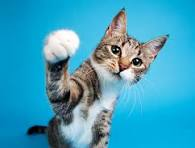
#> input picture assets/images/cat.jpeg, 195 x 148 px
$ python 15-color-histogram.py
#> lines starting #> are read from the running program, lines starting #| are printed output that depends on the picture; after the words box and inside, x2 and y2 are one past the last pixel; in counts of white or black regions, pixels touching at a corner belong together
import cv2 as cv
import matplotlib.pyplot as plt
import numpy as np

img = cv.imread("assets/images/cat.jpeg")
#> img is the input picture: shape (148, 195, 3); mean B, G, R 190.6, 160.7, 62.9
cv.imshow("Cats",img)

blank = np.zeros(img.shape[:2], dtype="uint8")

cv.imshow("original", img)

mask = cv.circle(blank, (img.shape[1]//2, img.shape[0]//2), 40, 255, -1)
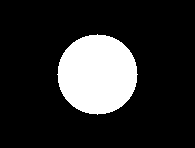
#> blank: shape (148, 195); 17.4% white; 1 white region, box (x1, y1, x2, y2) and area: (57, 34, 138, 115) 5025
masked = cv.bitwise_and(img, img, mask=mask)
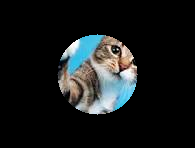
#> masked: shape (148, 195, 3); mean B, G, R 26.3, 25.9, 23.1
cv.imshow("masked", masked)

plt.figure()
plt.title("Color histogram")
plt.xlabel("Bins")
plt.ylabel("# of pixels")


colors = ('b','g','r')
for i ,col in enumerate(colors):
    hist = cv.calcHist([img], [i] , mask,[256],[0,256])
    plt.plot(hist, color=col)
    plt.xlim([0,256])

plt.show()
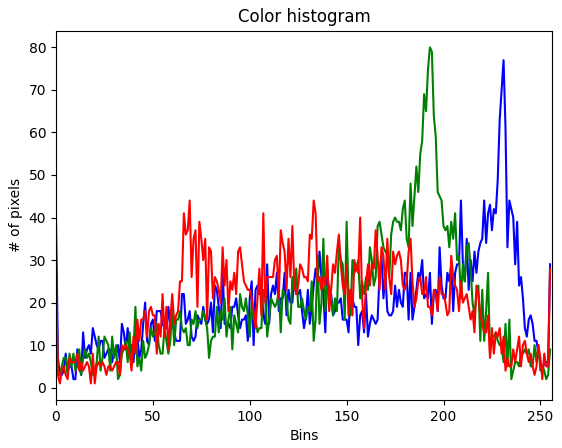
#> figure drawn by matplotlib, 1 panel; curve peaks at x = 231, y = 77; curve peaks at x = 193, y = 80; curve peaks at x = 69, y = 44

cv.waitKey(0)

$ run again, with assets/images/mountain.jpeg copied over assets/images/cat.jpeg
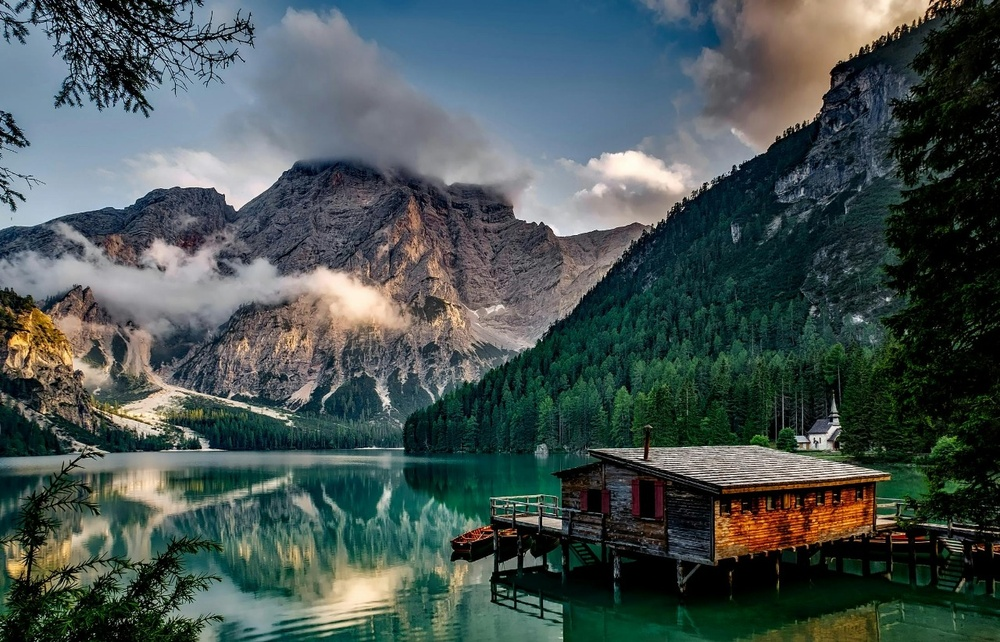
#> input picture assets/images/mountain.jpeg, 1000 x 642 px, shrunk from 1280 x 822 before the run
#> img is the input picture: shape (642, 1000, 3); mean B, G, R 82.4, 83.9, 71.3
#> `mask = cv.circle(blank, (img.shape[1]//2, img.shape[0]//2), 40, 255, -1)`:
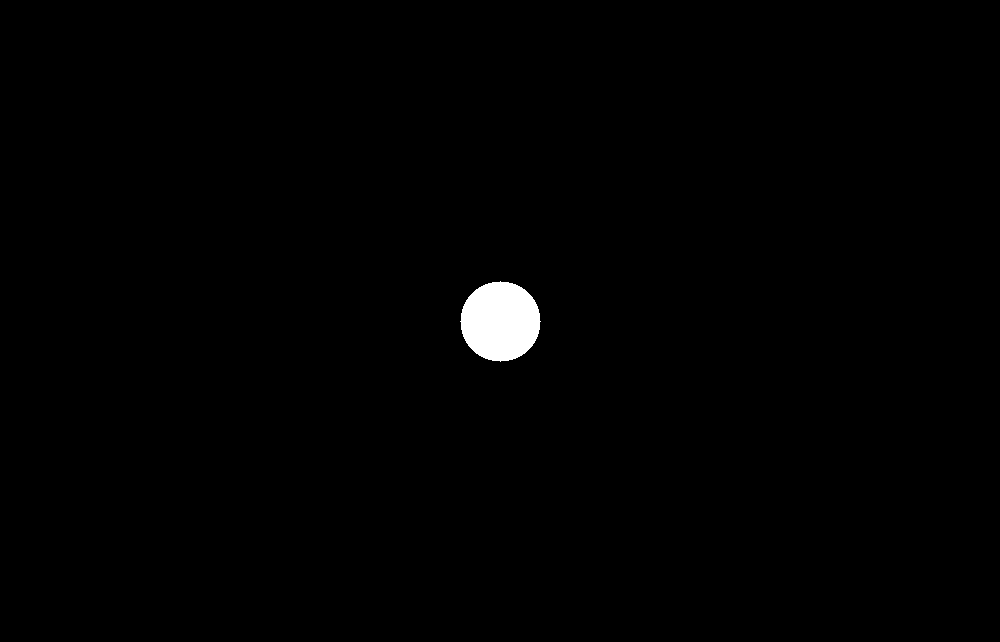
#> blank: shape (642, 1000); 0.78% white; 1 white region, box (x1, y1, x2, y2) and area: (460, 281, 541, 362) 5025
#> `plt.show()`:
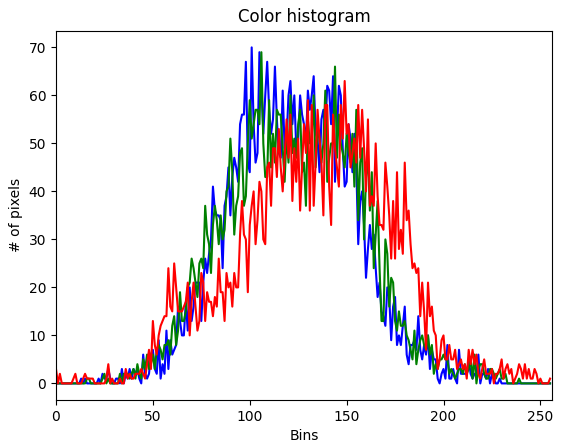
#> figure drawn by matplotlib, 1 panel; curve peaks at x = 101, y = 70; curve peaks at x = 106, y = 69; curve peaks at x = 149, y = 63

$ run again, with assets/images/mountain.jpg copied over assets/images/cat.jpeg
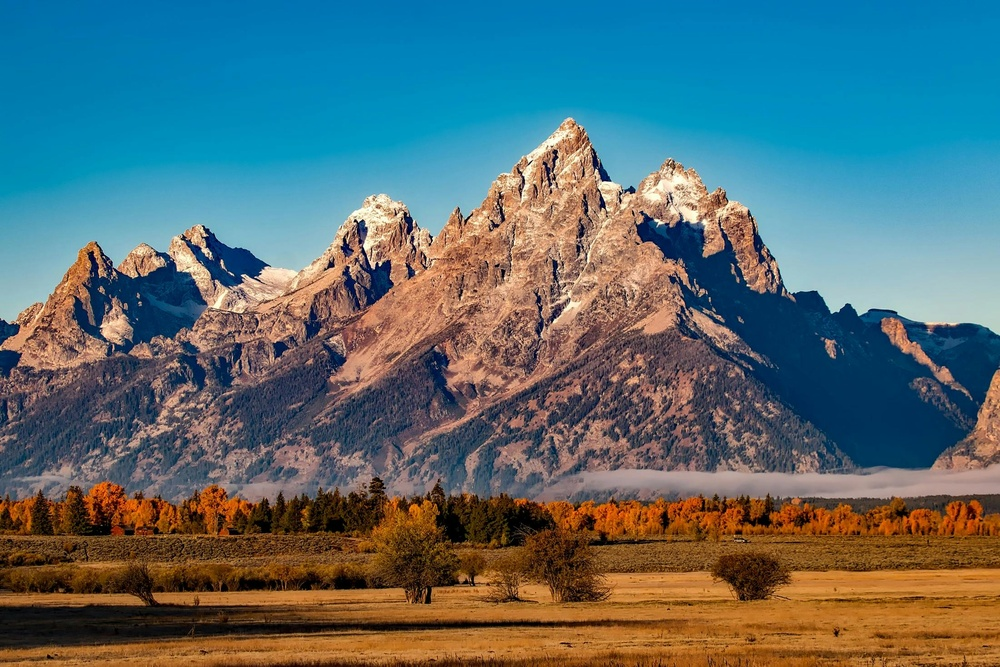
#> input picture assets/images/mountain.jpg, 1000 x 667 px, shrunk from 2201 x 1467 before the run
#> img is the input picture: shape (667, 1000, 3); mean B, G, R 112.8, 108.7, 86.3
#> `mask = cv.circle(blank, (img.shape[1]//2, img.shape[0]//2), 40, 255, -1)`:
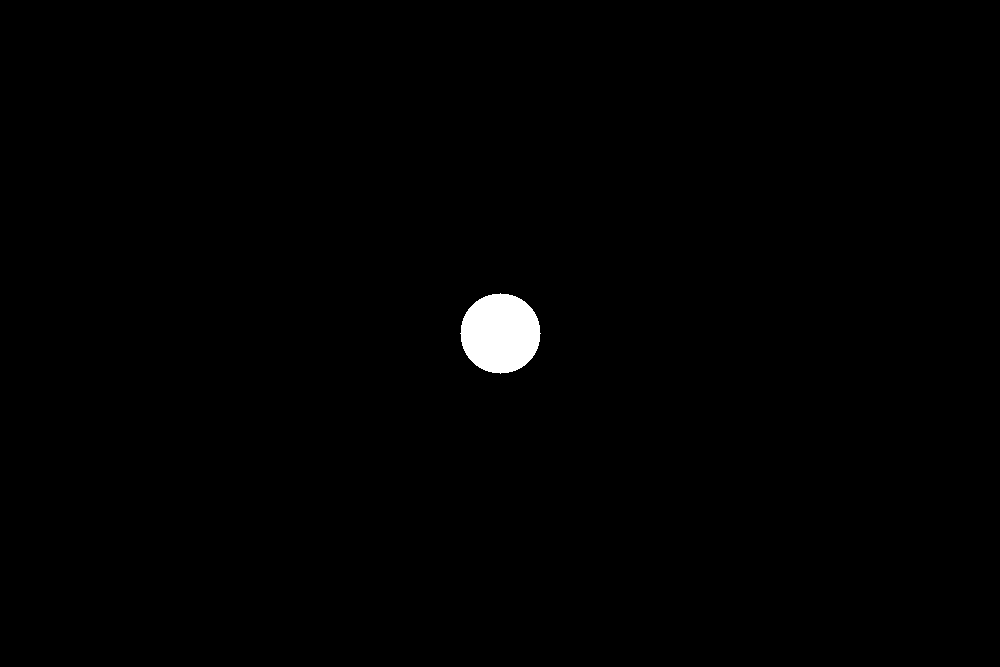
#> blank: shape (667, 1000); 0.75% white; 1 white region, box (x1, y1, x2, y2) and area: (460, 293, 541, 374) 5025
#> `plt.show()`:
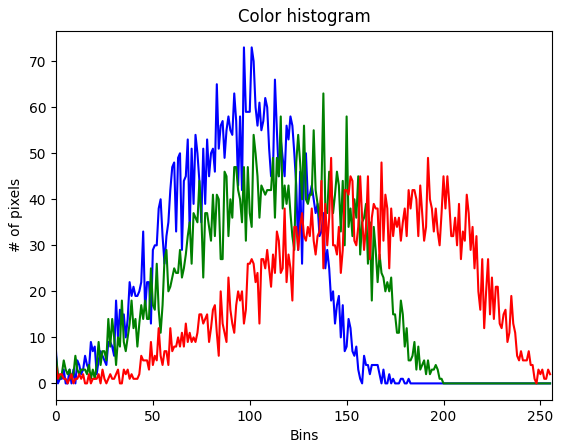
#> figure drawn by matplotlib, 1 panel; curve peaks at x = 97, y = 73; curve peaks at x = 138, y = 63; curve peaks at x = 142, y = 49
